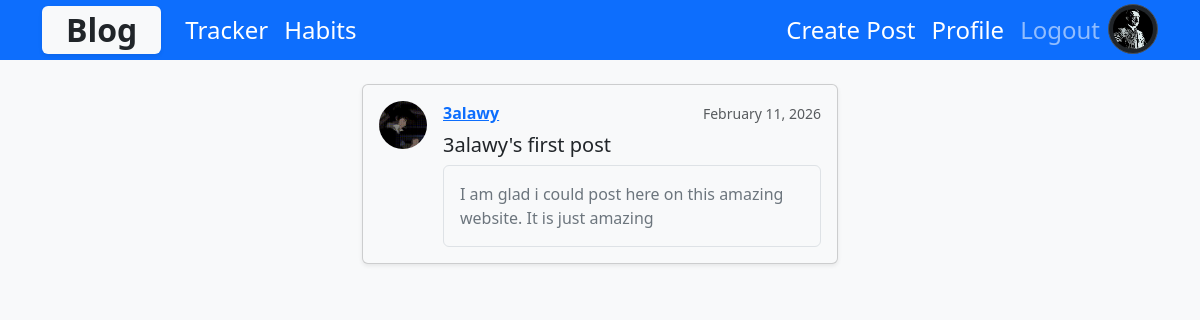
The page /blog/post/1/ (signed in) on the database its author committed.
### users/models.py (models this page shows, shortened)
class Profile(models.Model):
    user = models.OneToOneField(User, on_delete=models.CASCADE)
    image = models.ImageField(default='profile_pics/default.jpg', upload_to='profile_pics')

### blog/models.py (models this page shows, shortened)
class Post(models.Model):
    title = models.CharField(max_length=100)
    content = models.TextField()
    date_posted = models.DateTimeField(default=timezone.now)
    author = models.ForeignKey(User, on_delete=models.CASCADE)

### blog/views.py (the view)
# urls.py: path('post/<int:pk>/', PostDetailView.as_view(), name='post-detail'),
class PostDetailView(DetailView):
    model = Post
    template_name = 'blog/post_detail.html'

### blog/templates/blog/post_detail.html (shortened to what this page needs)
{% extends "blog/layout.html" %}
{% load crispy_forms_tags %}
{% block content %}
    <div class="container mt-4" style="max-width: 500px;">
        <div>
            <article class="card mb-4 shadow-sm bg-body-tertiary">
                <div class="card-body d-flex align-items-start">
                    <img class="rounded-circle me-3 article-img" src="{{ post.author.profile.image.url }}" alt="{{ post.author }}" style="width:48px; height:48px; object-fit:cover;">
                    <div class="flex-grow-1">
                        <div class="d-flex justify-content-between align-items-center mb-2">
                            <a class="fw-bold text-primary me-2" href="{% url 'user-posts' post.author.username %}">{{ post.author }}</a>
                            <small class="text-muted">{{ post.date_posted|date:"F d, Y" }}</small>
                        </div>
                        <h2 class="h5 mb-2">
                            <a class="text-decoration-none text-dark">{{ post.title }}</a>
                        </h2>
                        <div class="p-3 border rounded bg-light">
                            <p class="mb-0 text-secondary">{{ post.content }}</p>
                        </div>
                    </div>
                </div>
            </article>
        </div>
    </div>
{% endblock content %}

### blog/templates/blog/layout.html (shortened to what this page needs)
{% load static %}
<!doctype html>
<html lang="en">
  <head>
    <link rel="stylesheet" href="{% static 'habits/main.css' %}">
    <link href="https://cdn.jsdelivr.net/npm/bootstrap@5.3.8/dist/css/bootstrap.min.css" rel="stylesheet">
  </head>
  <body class="bg-body-tertiary">
    <main>
      <nav class="navbar navbar-expand-lg bg-primary py-1" data-bs-theme="dark">
        <div class="container">
          <a class="navbar-brand fs-2  text-dark px-4 py-0 rounded bg-light shadow-sm" href="{% url 'blog-home' %}">Blog</a>
          <div class="collapse navbar-collapse" id="navbarNav">
            <ul class="navbar-nav">
                <li class="nav-item">
                    <a class="nav-link fs-4 active" href="{% url 'home' %}">Tracker</a>
                </li>
                <li class="nav-item">
                    <a class="nav-link fs-4 active" href="#">Habits</a>
                </li>
            </ul>
            <ul class="navbar-nav ms-auto">
              {% if user.is_authenticated %}
              <li class="nav-item">
                <a class="nav-link fs-4 active" href="{% url 'post-form' %}">Create Post</a>
              </li>
              <li class="nav-item">
                <a class="nav-link fs-4 active" href="{% url 'profile' %}">Profile</a>
              </li>
              <li class="nav-item">
                <form method="post" action="{% url 'logout' %}">
                  <button type="submit" class="btn btn-link nav-link fs-4">Logout</button>
                </form>
              </li>
              <a href="{% url 'profile' %}">
                <img class="rounded-circle account-img img-thumbnail"
                    src="{{ user.profile.image.url }}"
                    alt="Profile">
              </a>
              {% endif %}
            </ul>
          </div>
        </div>
      </nav>
      {% block content %}{% endblock %}
    </main>
  </body>
</html>

### habits/static/habits/main.css (style rules this page uses)
.account-img { width: 128px !important; height: 128px !important; object-fit: cover; border-radius: 50%; }
.navbar .account-img { width: 50px !important; height: 50px !important; object-fit: cover; border-radius: 50%; }
.navbar-brand { font-weight: bold; }

### rows shown on the page
Post: author.profile.image (picture), author "3alawy", date_posted "February 11, 2026", title "3alawy's first post", content "I am glad i could post here on this amazing website. It is just amazing"
